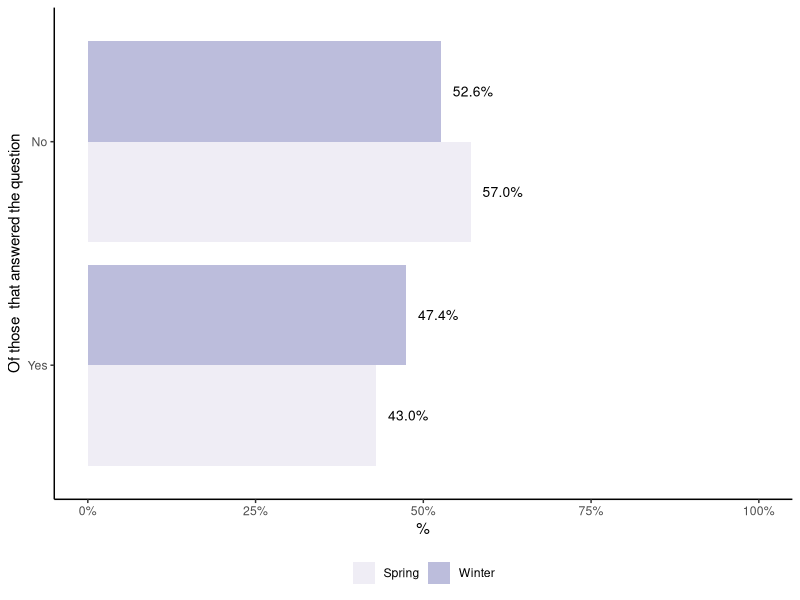
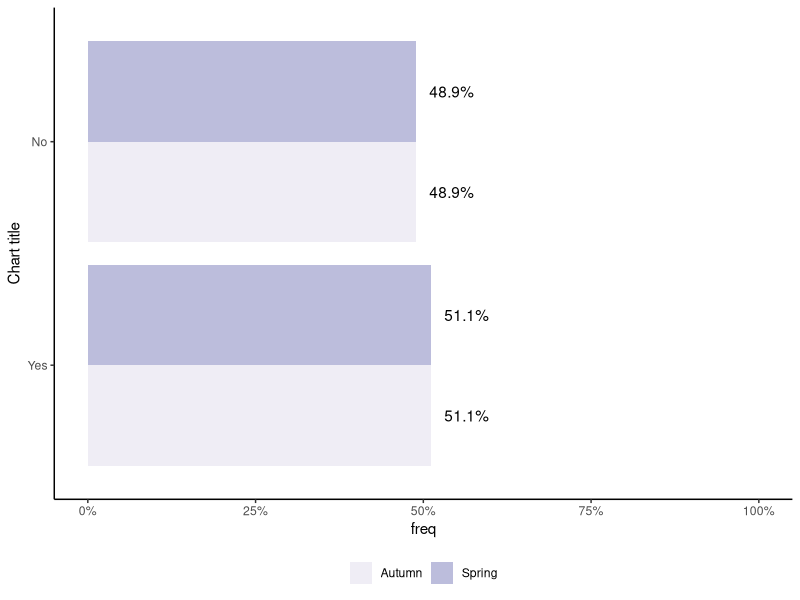

These figures' R source, in order:
## ---- chunk 1
knitr::opts_chunk$set(echo = TRUE)
## ---- chunk 2


#markdown cheatsheet http://assemble.io/docs/Cheatsheet-Markdown.html

#rm(list=ls())


#load libraries


library(tidyr)
library(dplyr) #for data manipulation
library(stringr)
library(readxl) #reading excel docs
library(readr) #reading r
library (ggplot2) #for plotting
library (lattice)
library (RColorBrewer)
library (knitr)

#load data ----
  
d <- read_excel('data.xlsx', sheet = 'sheet_name') 

d2 <- read_excel('data_1.xlsx', sheet = 'sheet_name')


##renaming columns to merge

names(d)[names(d)=='Q2']<- 'winterQ2'
names(d2)[names(d2)=='Q2']<- 'springQ2'

winterData <- as.data.frame(d$winterQ2)
springData <- as.data.frame(d2$springQ2)

winterData %>%
  mutate(season = "Winter") -> winterData

springData %>%
  mutate(season = "Spring") -> springData

names(winterData)[names(winterData)=='d$winterQ2']<- 'Answer'
names(springData)[names(springData)=='d2$springQ2']<- 'Answer'

#This creates a new data set with spring and winter combined into one column

a <- rbind(winterData,springData)

a$season <- as.factor(a$season)

#Take out any values that are '-'

a%>% 
  filter(Answer != "-") -> a


#Group the variables into a new data frame

a <- a %>% group_by(season, Answer) %>%
  summarise(n = n()) %>%
  mutate(freq = n/sum(n))

#develop the barplot using dodge

#rename 1 to be yes and 2 to be no

a$Answer <- as.factor (a$Answer)

levels(a$Answer)[levels(a$Answer)=="1"]<-"Yes"
levels(a$Answer)[levels(a$Answer)=="2"]<-"No" 

 

ggplot_colchart <- ggplot(data = a, aes(x = Answer, y = freq, fill = season, label = scales::percent (round(freq,3))))+ 
    geom_col(position = "dodge") +
    geom_text(position = position_dodge(width = .9), hjust =-0.3, size=3.5) +
    scale_y_continuous(labels = scales::percent, limits = c(0, 1)) +
    scale_fill_brewer(palette = "Purples")+ 
    theme_classic()+
    labs(x = "Of those  that answered the question", y= "%") +
    coord_flip()+
  theme(legend.position="bottom")+
  theme(legend.title=element_blank())


a %>% filter(Answer == "Yes" & season == "Winter") -> q2_yes_winter 

## ---- chunk 3
ggplot_colchart
## ---- chunk 4

#############combining Q3 from  the two different data sets

names(d)[names(d)=='Q3']<- 'autumnQ3'
names(d2)[names(d2)=='Q3']<- 'springQ3'

autumnData <- as.data.frame(d$autumnQ3)
springData <- as.data.frame(d2$springQ3)

autumnData %>%
  mutate(season = "Autumn") -> autumnData

springData %>%
  mutate(season = "Spring") -> springData

names(autumnData)[names(autumnData)=='d$autumnQ3']<- 'Answer'
names(springData)[names(springData)=='d2$springQ3']<- 'Answer'

#This creates a new data set with spring and winter combined into one column

a <- rbind(autumnData,springData)

a$season <- as.factor(a$season)

#Take out any values that are '-'

a%>% 
  filter(Answer != "-") -> a


#Group the variables into a new data frame

a <- a %>% group_by(season, Answer) %>%
  summarise(n = n()) %>%
mutate(freq = n/sum(n))

#develop the barplot using dodge

#rename 1 to be yes and 2 to be no

a$Answer <- as.factor (a$Answer)

levels(a$Answer)[levels(a$Answer)=="1"]<-"Yes"
levels(a$Answer)[levels(a$Answer)=="2"]<-"No" 

ggplot_example2 <- ggplot(data = a, aes(x = Answer, y = freq, fill = season, label = scales::percent (freq))) + 
geom_col(position = "dodge") +
  geom_text(position = position_dodge(width = .9), hjust =-0.3) +
  scale_y_continuous(labels = scales::percent, limits = c(0, 1)) +
  scale_fill_brewer(palette = "Purples")+ 
  theme_classic() + 
  labs (x = "Chart title") +
  coord_flip()+
   theme(legend.position="bottom")+
  theme(legend.title=element_blank())



a %>% filter(Answer == "Yes" & season == "Autumn") -> q3_yes_autumn 

## ---- chunk 5
ggplot_example2
## ---- chunk 6
##Q4 

#building a colour palette

palette_example <-c("lightskyblue1", "lightskyblue2","lightskyblue3","lightskyblue4","lightskyblue") #create a colour 


#a child

q4a <- subset (d, Q4.1==1|Q4.1==2|Q4.1==3|Q4.1==4|Q4.1==5)

#renaming cells

q4a$Q4.1 <- as.factor (q4a$Q4.1)

levels(q4a$Q4.1)[levels(q4a$Q4.1)=="1"]<-"Fully"
levels(q4a$Q4.1)[levels(q4a$Q4.1)=="2"]<-"Largely" 
levels(q4a$Q4.1)[levels(q4a$Q4.1)=="3"]<-"Moderately"
levels(q4a$Q4.1)[levels(q4a$Q4.1)=="4"]<-"Poorly" 
levels(q4a$Q4.1)[levels(q4a$Q4.1)=="5"]<-"Non-existent" 



#percentages bar chart using own palette

chart4a<- ggplot(data=q4a, aes (x=Q4.1)) + 
  geom_bar(show.legend = TRUE, fill= palette_example, aes(y=(..count..)/sum(..count..))) + #create bar and proportions
  theme_classic()+
  labs(y="% of those that answered the question")+  #naming y axis
  labs(x="Engagement of children")+  #naming y axis
  scale_y_continuous(labels=scales::percent,limits= c(0, 1))+  #adjusting x axis from 0.1 to 10%
  geom_text(aes(label=scales::percent((..count..)/sum(..count..)),
                y=(..count..)/sum(..count..)),stat="count",hjust=-0.8)+
  coord_flip() #horiz

ch4a <- round (table (q4a$Q4.1)/121*100, 1)


ch4a <- as.data.frame(matrix (data=ch4a, nrow = 1, ncol = 5))

colnames(ch4a) <- c("Fully", "Large","Mod", "Poor","Non")



